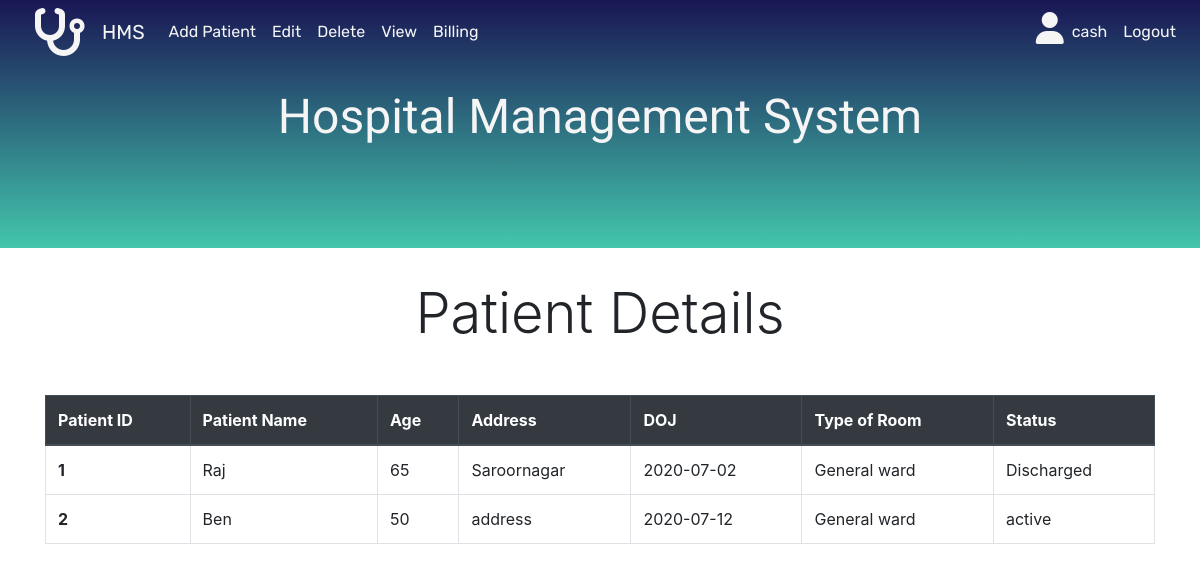
Screenshot of /dashboard/viewPatient (signed in) with the database file from the repository.
### app.py (models this page shows, shortened)
class Patient(db.Model):
    pat_id = db.Column(db.Integer, primary_key=True)
    pat_ssn = db.Column(db.String(50),unique=True)
    pat_name = db.Column(db.String(100))
    pat_age = db.Column(db.Integer)
    pat_doa = db.Column(db.String(25))
    pat_bed_type = db.Column(db.String(100))
    pat_addr = db.Column(db.String(255))
    pat_city = db.Column(db.String(50))
    pat_state = db.Column(db.String(50))
    pat_status = db.Column(db.String(50))
    patdiag = db.relationship('Patientdiag',backref='Patient')
    patmed = db.relationship('Patientmed',backref='Patient')

### app.py (the view)
@app.route("/dashboard/viewPatient")
def viewPatient():
    if session['logged_in']==True:
        patients = Patient.query.all()
        if patients == None:
            flash("No Patients added","danger")
            return render_template("view_patient.html")
        else:
            return render_template("view_patient.html",patients=patients)
    else:
        return redirect(url_for("login"))

### templates/view_patient.html
{% extends "base.html" %}
{% block body %}
<div class="container mt-4">
    <div class="row justify-content-center">
        <div class="col my-2">
            <h1 class="display-4 text-center">Patient Details</h1>
        </div>
    </div>
    <div class="row justify-content-center my-4">
    <div class="col-12 my-2">
    {% if patients %}
    <table class=" table table-bordered table-hover">
        <thead class="thead-dark">
            <tr>
                <th scope="col">Patient ID</th>
                <th scope="col">Patient Name</th>
                <th scope="col">Age</th>
                <th scope="col">Address</th>
                <th scope="col">DOJ</th>
                <th scope="col">Type of Room</th>
                <th scope="col">Status</th>
            </tr>
        </thead>
        <tbody>
            {% for p in patients %}
            <tr>
                <th>{{p.pat_id}}</th>
                <td>{{p.pat_name}}</td>
                <td>{{p.pat_age}}</td>
                <td>{{p.pat_addr}}</td>
                <td>{{p.pat_doa}}</td>
                <td>{{p.pat_bed_type}}</td>
                <td>{{p.pat_status}}</td>
            </tr>
            {% endfor %}
        </tbody>
    </table>
    {% endif %}
    </div>
    </div>
</div>
{% endblock %}

### static/style.css (style rules this page uses)
:root { --Single-font: "Sniglet", cursive; --Rubik: "Rubik", cursive; --Patua: "Patua One", cursive; --Lobster: "Lobster", cursive; --lightblack: #2e2c2caf; --bggradient: linear-gradient(to bottom, #191654, #43c6ac); --light-gray: rgba(255, 255, 255, 0.877); }

### templates/base.html (style rules this page uses)
:root { --Single-font: "Sniglet", cursive; --Rubik: "Rubik", cursive; --Patua: "Patua One", cursive; --Lobster: "Lobster", cursive; --lightblack: #2e2c2caf; --bggradient: linear-gradient(to bottom, #191654, #43c6ac); --light-gray: rgba(255, 255, 255, 0.877); }

### rows the page displays
Patient: pat_id "1", pat_name "Raj", pat_age "65", pat_addr "Saroornagar", pat_doa "2020-07-02", pat_bed_type "General ward", pat_status "Discharged"
Patient: pat_id "2", pat_name "Ben", pat_age "50", pat_addr "address", pat_doa "2020-07-12", pat_bed_type "General ward", pat_status "active"

### other values shown
{{ session.user }} "cash"
